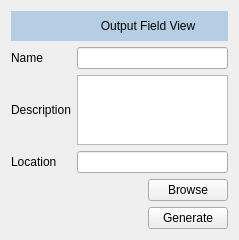
<?xml version="1.0" encoding="UTF-8"?>
<ui version="4.0">
 <class>Form</class>
 <widget class="QWidget" name="Form">
  <property name="geometry">
   <rect>
    <x>0</x>
    <y>0</y>
    <width>239</width>
    <height>237</height>
   </rect>
  </property>
  <property name="windowTitle">
   <string>Form</string>
  </property>
  <layout class="QGridLayout" name="gridLayout_4">
   <item row="0" column="0">
    <layout class="QGridLayout" name="gridLayout_3">
     <item row="4" column="1">
      <widget class="QLineEdit" name="lineEdit_2"/>
     </item>
     <item row="1" column="0">
      <widget class="QLabel" name="label_2">
       <property name="text">
        <string>Name</string>
       </property>
      </widget>
     </item>
     <item row="2" column="1">
      <widget class="QTextEdit" name="textEdit"/>
     </item>
     <item row="5" column="1" alignment="Qt::AlignRight">
      <widget class="QPushButton" name="browseOutput">
       <property name="text">
        <string>Browse</string>
       </property>
      </widget>
     </item>
     <item row="4" column="0">
      <widget class="QLabel" name="label_4">
       <property name="text">
        <string>Location</string>
       </property>
      </widget>
     </item>
     <item row="1" column="1">
      <widget class="QLineEdit" name="lineEdit"/>
     </item>
     <item row="2" column="0">
      <widget class="QLabel" name="label_3">
       <property name="text">
        <string>Description</string>
       </property>
      </widget>
     </item>
     <item row="6" column="1" alignment="Qt::AlignRight">
      <widget class="QPushButton" name="generateOutput">
       <property name="text">
        <string>Generate</string>
       </property>
      </widget>
     </item>
     <item row="0" column="0" colspan="2">
      <widget class="QLabel" name="label">
       <property name="minimumSize">
        <size>
         <width>0</width>
         <height>30</height>
        </size>
       </property>
       <property name="styleSheet">
        <string notr="true">background-color: rgb(182, 206, 227);</string>
       </property>
       <property name="text">
        <string>                           Output Field View</string>
       </property>
      </widget>
     </item>
    </layout>
   </item>
  </layout>
 </widget>
 <resources/>
 <connections/>
</ui>
